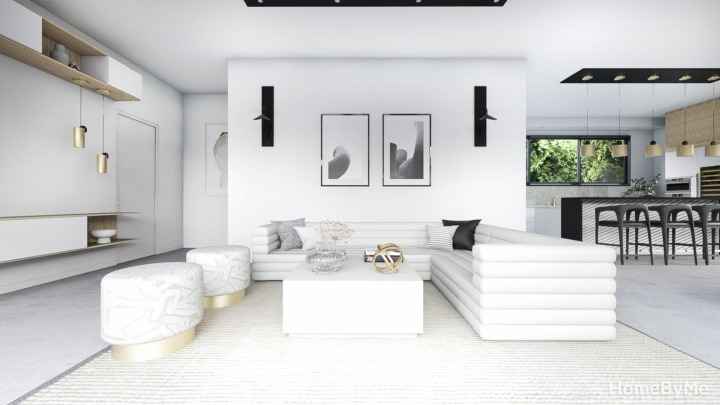
#> input picture TileVizualiser/room.jpg, 720 x 405 px
$ python goodsofarv3.py
#> lines starting #> are read from the running program, lines starting #| are printed output that depends on the picture; after the words box and inside, x2 and y2 are one past the last pixel; in counts of white or black regions, pixels touching at a corner belong together
import cv2
import numpy as np
from pathlib import Path

class InteractiveSmartFloorDetector:
    def __init__(self):
        self.image = None
        self.floor_mask = None
        self.display_image = None
        self.seed_points = []
        self.exclude_points = []
        self.original_size = None
        self.processing_scale = 1.0

    def smart_floor_detection(self, image_path):
        """
        Smart floor detection with interactive correction
        """
#> called with image_path = 'room.jpg'
        original_image = cv2.imread(image_path)
#> original_image is the input picture: shape (405, 720, 3); mean B, G, R 203.1, 203.3, 202.8

        if original_image is None:
            print(f"❌ Error: Could not load image '{image_path}'")
            return None

        print("\n" + "="*70)
        print("🎯 SMART INTERACTIVE FLOOR DETECTION")
        print("="*70)

        # Store original size and downscale for processing
        self.original_size = (original_image.shape[1], original_image.shape[0])
#> self.original_size = (720, 405)
        height, width = original_image.shape[:2]
#> height = 405; width = 720

        # Smart resizing: only process at max 1500px on longest side
        max_dim = max(height, width)
#> max_dim = 720
        if max_dim > 1500:
            self.processing_scale = 1500 / max_dim
            new_width = int(width * self.processing_scale)
            new_height = int(height * self.processing_scale)
            self.image = cv2.resize(original_image, (new_width, new_height), interpolation=cv2.INTER_AREA)
            print(f"   📏 Resized for processing: {width}x{height} → {new_width}x{new_height} ({self.processing_scale:.2f}x)")
        else:
            self.image = original_image
            self.processing_scale = 1.0

        height, width = self.image.shape[:2]

        # =========================================================
        # STEP 1: AUTOMATIC INITIAL DETECTION
        # =========================================================
        print("\n📍 STEP 1: Automatic Initial Detection")
        print("-" * 70)

        # Convert to LAB color space
        lab = cv2.cvtColor(self.image, cv2.COLOR_BGR2LAB)
#> lab: shape (405, 720, 3); mean of channels 0, 1, 2 207.3, 127.8, 128.1
        gray = cv2.cvtColor(self.image, cv2.COLOR_BGR2GRAY)

        # Sample bottom region for floor color
        bottom_region = self.image[int(height * 0.85):, int(width * 0.2):int(width * 0.8)]
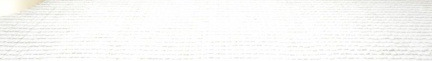
#> bottom_region: shape (61, 432, 3); mean B, G, R 246.7, 248.4, 248.4
        floor_color_bgr = np.median(bottom_region.reshape(-1, 3), axis=0)
#> floor_color_bgr = [250, 251, 251]
        floor_color_lab = cv2.cvtColor(np.uint8([[floor_color_bgr]]), cv2.COLOR_BGR2LAB)[0][0]
#> floor_color_lab = [252, 128, 129]

        print(f"   ✓ Sampled floor color (LAB): {floor_color_lab}")
#|    ✓ Sampled floor color (LAB): [252 128 129]

        # Calculate color distance
        diff = lab.astype(float) - floor_color_lab.astype(float)
#> diff: shape (405, 720, 3) float64; mean of channels 0, 1, 2 -44.7, -0.2, -0.9
        color_distance = np.sqrt(
            (diff[:, :, 0] * 0.6) ** 2 +
            diff[:, :, 1] ** 2 +
            diff[:, :, 2] ** 2
        )
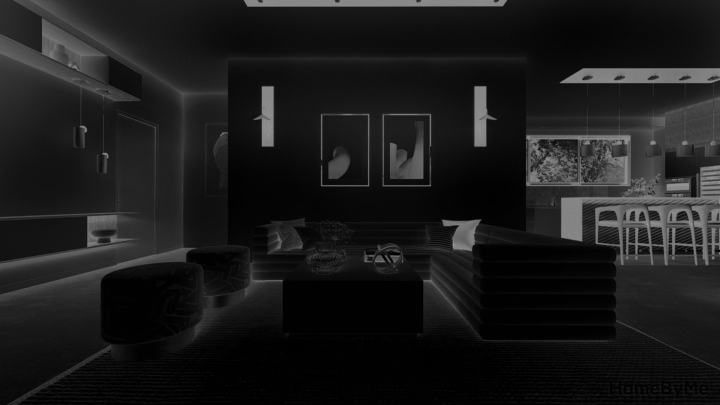
#> color_distance: shape (405, 720) float64; min 0, max 150, mean 27.4

        # Adaptive threshold
        threshold = np.percentile(color_distance[int(height * 0.7):], 50)
#> threshold = 5
        color_mask = (color_distance < threshold * 2.5).astype(np.uint8) * 255
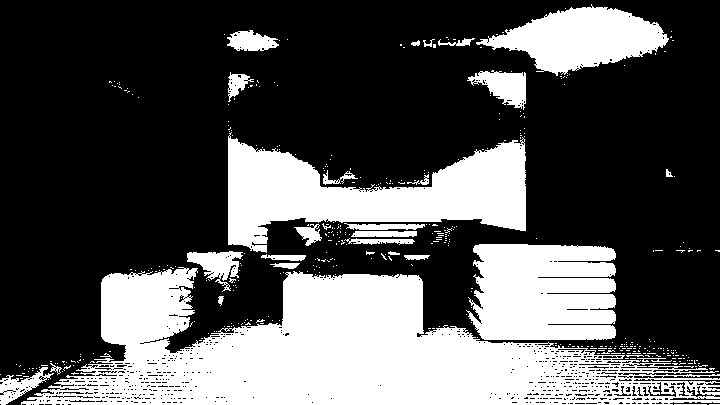
#> color_mask: shape (405, 720); 33% white; 422 white regions (391 under 20 px), largest, box (x1, y1, x2, y2) and area: (21, 267, 720, 405) 50757, (228, 132, 526, 253) 17666, (466, 244, 616, 340) 12728

        # Find horizon line
        edges = cv2.Canny(gray, 50, 150)
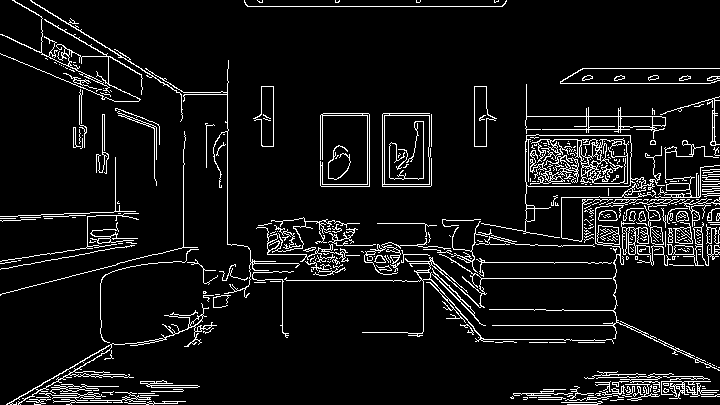
#> edges: shape (405, 720); 7.4% white in thin lines or dots
        lines = cv2.HoughLinesP(edges, 1, np.pi/180, 100, minLineLength=width//3, maxLineGap=50)
#> lines = 29 rows, first 6: [247, 6, 502, 6], [306, 262, 708, 262], [386, 223, 661, 394], [87, 245, 473, 245], [257, 116, 714, 116], [271, 221, 719, 228]

        horizon_y = int(height * 0.5)
#> horizon_y = 202
        if lines is not None:
            horizontal_lines = []
            for line in lines:
                x1, y1, x2, y2 = line[0]
                angle = abs(np.arctan2(y2 - y1, x2 - x1) * 180 / np.pi)
                if angle < 15 and height * 0.2 < y1 < height * 0.7:
                    horizontal_lines.append((y1 + y2) // 2)
#> this loop made 29 passes
#> (x1, y1, x2, y2, angle) on passes 1 to 12: (247, 6, 502, 6, 0), (306, 262, 708, 262, 0), (386, 223, 661, 394, 31.87), (87, 245, 473, 245, 0), (257, 116, 714, 116, 0), (271, 221, 719, 228, 0.895), (203, 280, 480, 280, 0), (472, 247, 719, 234, 3.01), (424, 243, 672, 398, 32.01), (378, 271, 714, 169, 16.89), (73, 135, 653, 135, 0), (73, 129, 714, 129, 0)
#> after the loop, horizontal_lines = [262, 245, 116, 224, 280, 240, 135, 129, 157, 115, 237, 207, 113, 221, 136, 145, 152, 162, 270]
            if horizontal_lines:
                horizon_y = int(np.median(horizontal_lines))
#> horizon_y = 162

        print(f"   ✓ Horizon detected at y={horizon_y}")
#|    ✓ Horizon detected at y=162

        # Create position mask (floor is below horizon)
        position_mask = np.zeros((height, width), dtype=np.uint8)
        position_mask[horizon_y:, :] = 255

        # Combine masks
        combined = cv2.bitwise_and(color_mask, position_mask)
#> combined: shape (405, 720); 28.9% white; 334 white regions (310 under 20 px), largest, box (x1, y1, x2, y2) and area: (21, 267, 720, 405) 50757, (228, 162, 526, 253) 15804, (466, 244, 616, 340) 12728

        # Morphological cleanup - optimized (reduced iterations)
        kernel = cv2.getStructuringElement(cv2.MORPH_ELLIPSE, (11, 11))
        combined = cv2.morphologyEx(combined, cv2.MORPH_CLOSE, kernel, iterations=2)
#> combined: shape (405, 720); 34.9% white; 8 white regions (5 under 20 px), largest, box (x1, y1, x2, y2) and area: (0, 162, 720, 405) 101631, (676, 242, 693, 253) 80, (666, 169, 675, 177) 43
        combined = cv2.morphologyEx(combined, cv2.MORPH_OPEN, kernel, iterations=1)
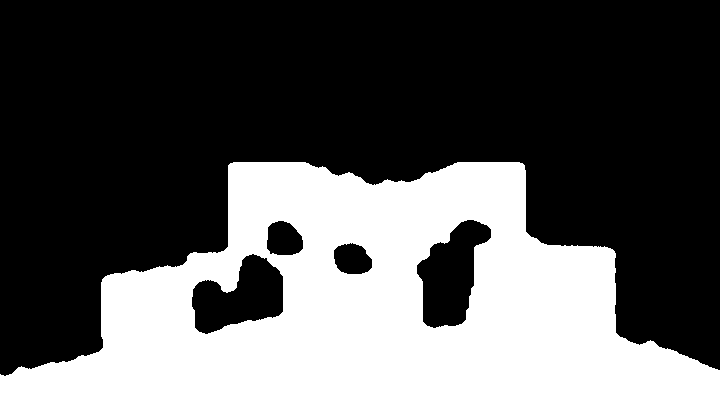
#> combined: shape (405, 720); 34.8% white; 1 white region, box (x1, y1, x2, y2) and area: (0, 162, 720, 405) 101428

        # Keep largest component
        num_labels, labels, stats, _ = cv2.connectedComponentsWithStats(combined, connectivity=8)
#> num_labels = 2; stats = [[0, 0, 720, 376, 190172], [0, 162, 720, 243, 101428]]
        if num_labels > 1:
            largest_label = 1 + np.argmax(stats[1:, cv2.CC_STAT_AREA])
#> largest_label = 1
            combined = (labels == largest_label).astype(np.uint8) * 255

        self.floor_mask = combined

        print(f"   ✓ Initial detection complete")

        # =========================================================
        # STEP 2: INTERACTIVE CORRECTION
        # =========================================================
        print("\n✏️ STEP 2: Interactive Correction (Optional)")
        print("-" * 70)
        print("\n   INSTRUCTIONS:")
        print("   • LEFT CLICK: Mark floor regions (add to floor)")
        print("   • RIGHT CLICK: Mark non-floor regions (remove from floor)")
        print("   • Press 'R': Reset to automatic detection")
        print("   • Press 'S': Apply region growing from seed points")
        print("   • Press ENTER: Accept and continue")
        print("   • Press ESC: Cancel")
        print("-" * 70)

        accepted = self.interactive_correction()

        if not accepted:
            return None

        # =========================================================
        # STEP 3: INTELLIGENT REFINEMENT
        # =========================================================
        print("\n🔧 STEP 3: Intelligent Refinement")
        print("-" * 70)

        # Apply region growing if seed points were provided
        if len(self.seed_points) > 0:
            print(f"   ✓ Applying region growing from {len(self.seed_points)} seed points...")
            self.floor_mask = self.region_growing_refinement()

        # GrabCut refinement
        print("   ✓ Applying GrabCut refinement...")
        self.floor_mask = self.grabcut_refinement()

        # Edge smoothing
        print("   ✓ Smoothing edges...")
        for _ in range(3):
            mask_float = self.floor_mask.astype(np.float32) / 255.0
            smoothed = cv2.bilateralFilter(mask_float, 9, 75, 75)
            self.floor_mask = (smoothed * 255).astype(np.uint8)

        _, self.floor_mask = cv2.threshold(self.floor_mask, 127, 255, cv2.THRESH_BINARY)

        print("   ✓ Refinement complete")

        print("\n" + "="*70)
        print("✅ SMART FLOOR DETECTION COMPLETE")
        print("="*70 + "\n")

        return self.floor_mask

    def interactive_correction(self):
        """Interactive manual correction interface"""
        self.display_image = self.image.copy()
        initial_mask = self.floor_mask.copy()

        # [12 lines left out: function mouse_callback, not called in this run]

        cv2.namedWindow("Interactive Floor Correction")
        cv2.setMouseCallback("Interactive Floor Correction", mouse_callback)

        while True:
            # Create overlay
            overlay = self.display_image.copy()
            mask_colored = cv2.cvtColor(self.floor_mask, cv2.COLOR_GRAY2BGR)
            mask_colored[:, :, 0] = 0  # Remove blue
            mask_colored[:, :, 2] = 0  # Remove red
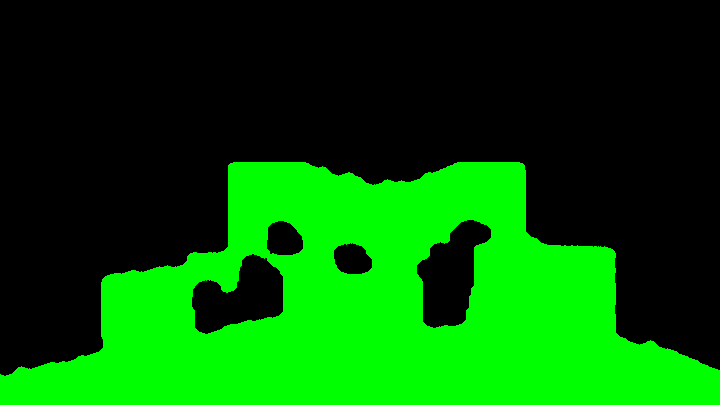
#> mask_colored: shape (405, 720, 3); mean B, G, R 0, 88.7, 0

            alpha = 0.4
            overlay = cv2.addWeighted(overlay, 1, mask_colored, alpha, 0)

            # Draw seed points
            for pt in self.seed_points:
                cv2.circle(overlay, pt, 8, (0, 255, 0), -1)
                cv2.circle(overlay, pt, 10, (255, 255, 255), 2)

            for pt in self.exclude_points:
                cv2.circle(overlay, pt, 8, (0, 0, 255), -1)
                cv2.circle(overlay, pt, 10, (255, 255, 255), 2)

            # Info panel
            cv2.rectangle(overlay, (10, 10), (900, 180), (0, 0, 0), -1)
            cv2.rectangle(overlay, (10, 10), (900, 180), (0, 255, 0), 2)

            cv2.putText(overlay, "INTERACTIVE FLOOR CORRECTION", (20, 40),
                       cv2.FONT_HERSHEY_SIMPLEX, 0.8, (0, 255, 0), 2)
            cv2.putText(overlay, "LEFT CLICK: Add floor | RIGHT CLICK: Remove floor", (20, 75),
                       cv2.FONT_HERSHEY_SIMPLEX, 0.6, (255, 255, 255), 1)
            cv2.putText(overlay, "Press 'S': Smart region growing | Press 'R': Reset", (20, 105),
                       cv2.FONT_HERSHEY_SIMPLEX, 0.6, (255, 255, 255), 1)
            cv2.putText(overlay, "Press ENTER: Accept | Press ESC: Cancel", (20, 135),
                       cv2.FONT_HERSHEY_SIMPLEX, 0.6, (200, 200, 200), 1)

            cv2.putText(overlay, f"Seeds: {len(self.seed_points)} | Excludes: {len(self.exclude_points)}",
                       (20, 165), cv2.FONT_HERSHEY_SIMPLEX, 0.5, (150, 150, 150), 1)
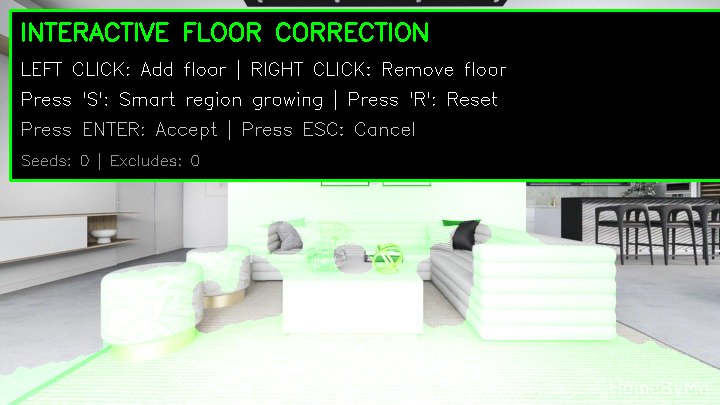
#> overlay: shape (405, 720, 3); mean B, G, R 124.2, 136.4, 124.4

            cv2.imshow("Interactive Floor Correction", overlay)

            key = cv2.waitKey(1) & 0xFF
#> (key Esc is pressed here)

            if key == 13:  # ENTER
                cv2.destroyAllWindows()
                return True
            elif key == 27:  # ESC
                cv2.destroyAllWindows()
                return False
            elif key == ord('r') or key == ord('R'):
                # Reset
                self.floor_mask = initial_mask.copy()
                self.display_image = self.image.copy()
                self.seed_points = []
                self.exclude_points = []
                print("   ↺ Reset to initial detection")
            elif key == ord('s') or key == ord('S'):
                # Apply smart region growing
                if len(self.seed_points) > 0:
                    print(f"   ⚡ Applying smart region growing...")
                    self.floor_mask = self.region_growing_refinement()
                    self.display_image = self.image.copy()
                    print("   ✓ Region growing applied")

    # [272 lines left out: functions region_growing_refinement, grabcut_refinement, order_points, apply_tiles, show_comparison, not called in this run]


def main():
    print("\n" + "="*70)
    print("   🎯 INTERACTIVE SMART TILE VISUALIZER")
    print("   Manual Correction + AI Region Growing")
    print("="*70)

    room_image = "room.jpg"
    tile_image = "tile.jpg"

    if not Path(room_image).exists() or not Path(tile_image).exists():
        print("\n❌ Files not found!")
        return

    detector = InteractiveSmartFloorDetector()

    floor_mask = detector.smart_floor_detection(room_image)

    if floor_mask is None:
        print("\n❌ Detection cancelled!")
        return

    print("\n" + "="*70)
    print("APPLYING TILES")
    print("="*70)

    tile_size = int(input("Tile size in px [80]: ") or "80")

    result = detector.apply_tiles(tile_image, tile_size_px=tile_size)

    if result is None:
        return

    print("\n" + "="*70)
    print("FINAL RESULT")
    print("="*70)

    detector.show_comparison(result)

    print("\n✅ COMPLETE!")
    print("="*70 + "\n")


if __name__ == "__main__":
    try:
        main()
    except KeyboardInterrupt:
        print("\n\n⚠️  Interrupted")
    except Exception as e:
        print(f"\n\n❌ Error: {e}")
        import traceback
        traceback.print_exc()
